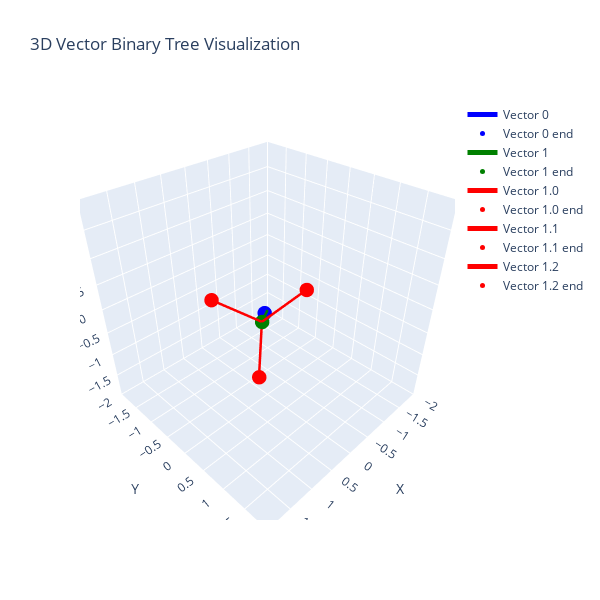

The notebook cell this image was saved under:
### Code cell
W_3d_np = model_unique_3.W.detach().cpu().numpy()[0, ...]
tree_list = unique_tree.to_list()

# Create a figure
fig = go.Figure()

# Define colors for each level of the tree
colors = ['blue', 'green', 'red']

# Function to add a vector to the plot
def add_vector(start, end, name, color):
    fig.add_trace(go.Scatter3d(
        x=[start[0], end[0]],
        y=[start[1], end[1]],
        z=[start[2], end[2]],
        mode='lines',
        name=name,
        line=dict(width=5, color=color)
    ))
    fig.add_trace(go.Scatter3d(
        x=[end[0]],
        y=[end[1]],
        z=[end[2]],
        mode='markers',
        name=f'{name} end',
        marker=dict(size=5, color=color)
    ))

# Plot level 1 (parent nodes)
# for i in range(2):
for i in ["0", "1"]:
    start = np.zeros(3)
    end = W_3d_np[:, tree_list.index(i)]
    add_vector(start, end, f'Vector {i}', colors[int(i)])

# Plot level 3 (children of node 1)
parent = W_3d_np[:, tree_list.index("1")]
for i in ["1.0", "1.1", "1.2"]:
    start = parent
    end = parent + W_3d_np[:, tree_list.index(i)]
    add_vector(start, end, f'Vector {i}', colors[2])

# Set layout
fig.update_layout(
    title='3D Vector Binary Tree Visualization',
    scene=dict(
        xaxis=dict(range=[-2, 2], title='X'),
        yaxis=dict(range=[-2, 2], title='Y'),
        zaxis=dict(range=[-2, 2], title='Z'),
        aspectmode='cube'
    ),
    # scene=dict(
    #     xaxis_title='X',
    #     yaxis_title='Y',
    #     zaxis_title='Z',
    #     aspectmode='cube'  # This ensures the 3D space is a cube
    # ),
    showlegend=True,
    width=600, height=600
)

# Show the plot
fig.show()

### Figure 1 — Plotly figure (JSON) as saved in the notebook; plotly's stock layout.template omitted (floating-point values rounded to 4 significant figures)
{"data": [{"line": {"color": "blue", "width": 5}, "mode": "lines", "name": "Vector 0", "type": "scatter3d", "x": [0, -0.2327], "y": [0, -0.3109], "z": [0, -0.3383]}, {"marker": {"color": "blue", "size": 5}, "mode": "markers", "name": "Vector 0 end", "type": "scatter3d", "x": [-0.2327], "y": [-0.3109], "z": [-0.3383]}, {"line": {"color": "green", "width": 5}, "mode": "lines", "name": "Vector 1", "type": "scatter3d", "x": [0, 0.5695], "y": [0, 0.4453], "z": [0, 0.2814]}, {"marker": {"color": "green", "size": 5}, "mode": "markers", "name": "Vector 1 end", "type": "scatter3d", "x": [0.5695], "y": [0.4453], "z": [0.2814]}, {"line": {"color": "red", "width": 5}, "mode": "lines", "name": "Vector 1.0", "type": "scatter3d", "x": [0.5695, 1.091], "y": [0.4453, -0.1177], "z": [0.2814, 0.6723]}, {"marker": {"color": "red", "size": 5}, "mode": "markers", "name": "Vector 1.0 end", "type": "scatter3d", "x": [1.091], "y": [-0.1177], "z": [0.6723]}, {"line": {"color": "red", "width": 5}, "mode": "lines", "name": "Vector 1.1", "type": "scatter3d", "x": [0.5695, 0.1364], "y": [0.4453, 0.9532], "z": [0.2814, 0.9105]}, {"marker": {"color": "red", "size": 5}, "mode": "markers", "name": "Vector 1.1 end", "type": "scatter3d", "x": [0.1364], "y": [0.9532], "z": [0.9105]}, {"line": {"color": "red", "width": 5}, "mode": "lines", "name": "Vector 1.2", "type": "scatter3d", "x": [0.5695, 0.9489], "y": [0.4453, 0.761], "z": [0.2814, -0.4297]}, {"marker": {"color": "red", "size": 5}, "mode": "markers", "name": "Vector 1.2 end", "type": "scatter3d", "x": [0.9489], "y": [0.761], "z": [-0.4297]}], "layout": {"height": 600, "scene": {"aspectmode": "cube", "xaxis": {"range": [-2, 2], "title": {"text": "X"}}, "yaxis": {"range": [-2, 2], "title": {"text": "Y"}}, "zaxis": {"range": [-2, 2], "title": {"text": "Z"}}}, "showlegend": true, "title": {"text": "3D Vector Binary Tree Visualization"}, "width": 600}}
